Frame 1 (no input): blank canvas, image omitted
Frame 60 (the mouse pressed at the canvas centre just before this capture): blank canvas, image omitted
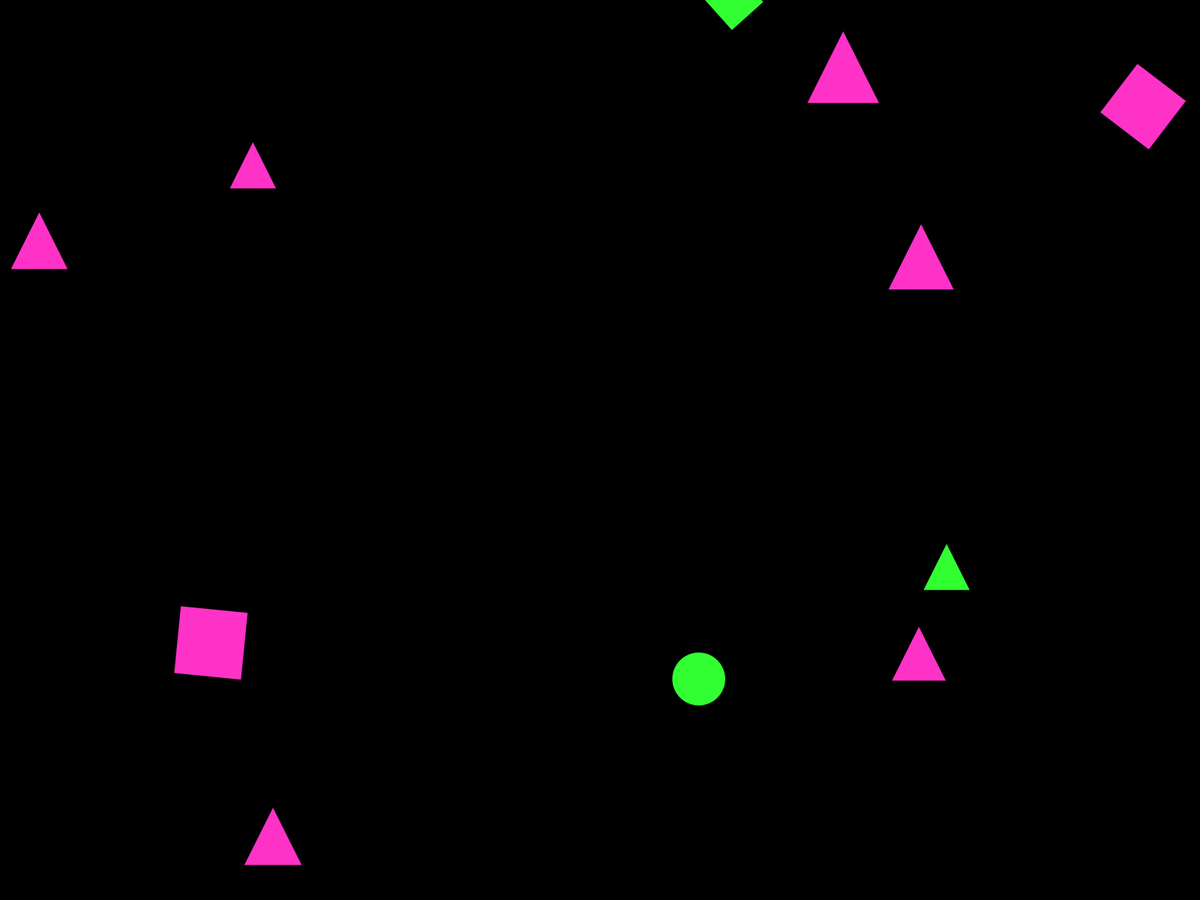
Frame 120 (the mouse held since frame 60 and released just before this capture)

The Processing sketch whose frames 1 and 60 were blank and that drew this single picture after the mouse press (run headless with seeded random() and noise(); from frame 60 on, the mouse is pressed at the canvas centre):

// Processing sketch: One_More_Time
// ── One_More_Time.pde
ArrayList<Shape> shapes;
float spawnInterval = 500;
float lastSpawnTime = 0;
int lifespan = 2050;
boolean showImage = false;
boolean showFireworks = false;

void setup() {
  fullScreen();
  shapes = new ArrayList<Shape>();
  background(0);
}

void draw() {
  if (showImage) {
    mainVisual();
  } else if (showFireworks) {
    background(0);
    for (int i = shapes.size() - 1; i >= 0; i--) {
      Shape s = shapes.get(i);
      s.update();
      s.display();
      if (s.isDead()) {
        shapes.remove(i);
      }
    }
  } else {
    background(0);
  }
}

void mainVisual() {
  background(0);
  if (millis() - lastSpawnTime > spawnInterval) {
    for (int i = 0; i < int(random(4, 7)); i++) {
      int choice = int(random(4));
      Shape s = new SquareObj();
      if (choice == 0) {
        s = new EllipseObj();
      } else if (choice == 1) {
        s = new TriangleObj();
      } else if (choice == 2) {
        s = new SquareObj();
      } else if (choice == 3) {
        s = new StarObj();
      }
      shapes.add(s);
    }
    lastSpawnTime = millis();
  }

  for (int i = shapes.size() - 1; i >= 0; i--) {
    Shape s = shapes.get(i);
    s.update();
    s.display();
    if (s.isDead()) {
      shapes.remove(i);
    }
  }
}

abstract class Shape {
  float x, y;
  float size;
  float vx, vy;
  color c;
  float birthTime;
  float rotation;
  float rotationSpeed;
  float sizeSpeed;

  Shape() {
    x = random(width);
    y = random(height);
    size = random(50, 80);
    vx = random(-2, 2);
    vy = random(-2, 2);
    color fluorescentGreen = color(50, 255, 50);
    color fluorescentPink = color(255, 50, 200);

    if (int(random(2)) == 0) {
      c = fluorescentGreen;
    } else {
      c = fluorescentPink;
    }

    birthTime = millis();
    rotation = random(TWO_PI);
    rotationSpeed = random(0.01, 0.015);
    sizeSpeed = random(0.1,0.5);
  }

  void update() {
    if (showFireworks) {
       x += vx;
       y += vy;
       rotation += rotationSpeed;
       size += sizeSpeed;
    } else {
    x += vx;
    y += vy;
    rotation += rotationSpeed;
    size += sizeSpeed;
    if (x < 0 || x > width) {
      vx *= -1;
    }
    if (y < 0 || y > height) {
      vy *= -1;
    }
  }
  }

  boolean isDead() {
    return millis() - birthTime > lifespan;
  }

  abstract void display();
}

void mousePressed() {
  showImage = true;
}

void keyPressed() { 
  if (key == ' ') {
    fireWorks();
  }
}

void fireWorks(){
  showImage = false;
  showFireworks = true;
  for(Shape s: shapes) {
    s.size = 50;
    s.x = width/2;
    s.y = height/2;
    s.vx = random(-5,5);
    s.vy = random(-5,5);
    s.birthTime = 16000; 
  }
}

//at the beginning make the screen all black and then have a keypressed function to start visual one
//key 1 = black key 2 = visual green and pink key 3 = fireworks

// ── EllipseObj.pde
class EllipseObj extends Shape {
  void display() {
    noStroke();
    fill(c);
    ellipse(x, y, size, size);
  }
}

// ── SquareObj.pde
class SquareObj extends Shape {
  void display() {
    pushMatrix();
    translate(x, y);
    rotate(rotation);
    fill(c);
    noStroke();
    rectMode(CENTER);
    rect(0, 0, size, size);
    popMatrix();
  }
}

// ── StarObj.pde
class StarObj extends Shape {
  void display() {
    pushMatrix();
    translate(x, y);
    rotate(rotation);
    fill(c);
    noStroke();
    beginShape();
    for (int i = 0; i < 10; i++) {
      float angle = i * PI / 5;
      float radius = (i % 2 == 0) ? size / 2 : size / 4;
      float px = cos(angle) * radius;
      float py = sin(angle) * radius;
      vertex(px, py);
    }
    endShape(CLOSE);
    popMatrix();
  }
}

// ── TriangleObj.pde
class TriangleObj extends Shape {
  void display() {
    noStroke();
    fill(c);
    pushMatrix();
    translate(x, y);
    triangle(-size/2, size/2, 0, -size/2, size/2, size/2);
    popMatrix();
  }
}
